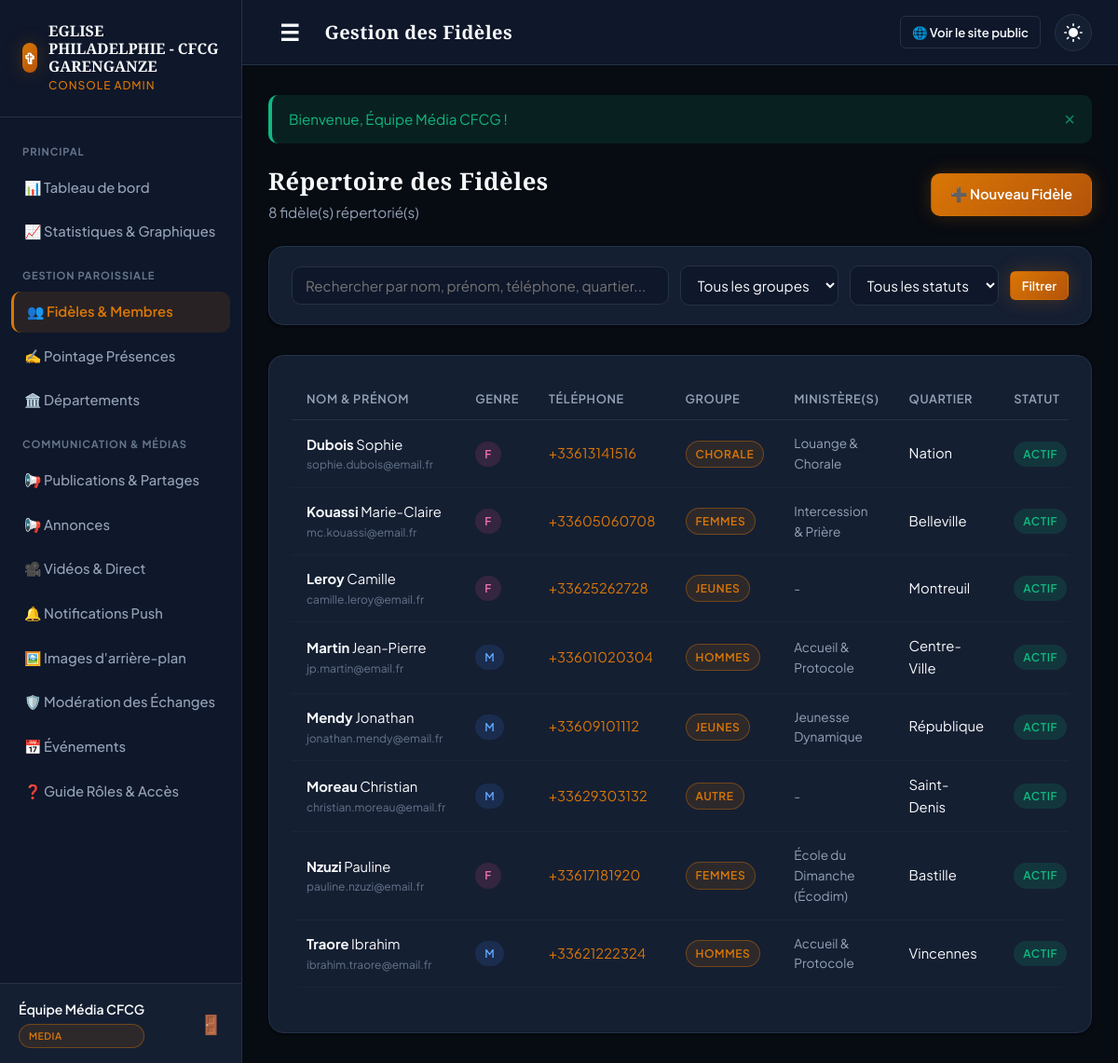
/admin/fideles.php (signed in), run on the app's committed database.
### tables this page shows
CREATE TABLE `eglise` (
  `id` int NOT NULL AUTO_INCREMENT,
  `nom` varchar(150) NOT NULL,
  `slogan` varchar(200) DEFAULT NULL,
  `adresse` varchar(255) DEFAULT NULL,
  `telephone` varchar(30) DEFAULT NULL,
  `email` varchar(100) DEFAULT NULL,
  `logo` varchar(255) DEFAULT NULL,
  `a_propos` text,
  `facebook_url` varchar(255) DEFAULT NULL,
  `youtube_url` varchar(255) DEFAULT NULL,
  `tiktok_url` varchar(255) DEFAULT NULL,
  `whatsapp` varchar(30) DEFAULT NULL,
  PRIMARY KEY (`id`)
);

CREATE TABLE `fideles` (
  `id` int NOT NULL AUTO_INCREMENT,
  `nom` varchar(100) NOT NULL,
  `prenom` varchar(100) DEFAULT NULL,
  `sexe` enum('M','F') DEFAULT NULL,
  `date_naissance` date DEFAULT NULL,
  `telephone` varchar(30) DEFAULT NULL,
  `email` varchar(100) DEFAULT NULL,
  `quartier` varchar(100) DEFAULT NULL,
  `groupe` enum('jeunes','hommes','femmes','enfants','chorale','autre') DEFAULT 'autre',
  `token_push` varchar(255) DEFAULT NULL,
  `recoit_notifications` tinyint(1) DEFAULT '1',
  `statut` enum('actif','inactif','visiteur') DEFAULT 'actif',
  `created_at` timestamp NULL DEFAULT CURRENT_TIMESTAMP,
  `updated_at` timestamp NULL DEFAULT CURRENT_TIMESTAMP ON UPDATE CURRENT_TIMESTAMP,
  PRIMARY KEY (`id`),
  UNIQUE KEY `telephone` (`telephone`),
  KEY `idx_fideles_groupe` (`groupe`),
  KEY `idx_fideles_recoit_notifs` (`recoit_notifications`)
);

### admin/fideles.php (the view, shortened to what the rows shown need)
<?php
require_once __DIR__ . '/../config/database.php';
require_once __DIR__ . '/../includes/functions.php';
require_once __DIR__ . '/../includes/db_helpers.php';
$action = $_GET['action'] ?? 'list';
$errors = [];
$fideleData = null;
$fideleDepts = [];
$where = ["1=1"];
$params = [];
$whereSql = implode(' AND ', $where);
$stmtFideles = db()->prepare("
    SELECT f.*,
           GROUP_CONCAT(d.nom SEPARATOR ', ') as departements_noms
    FROM fideles f
    LEFT JOIN fidele_departements fd ON f.id = fd.fidele_id
    LEFT JOIN departements d ON fd.departement_id = d.id
    WHERE $whereSql
    GROUP BY f.id
    ORDER BY f.nom ASC, f.prenom ASC
");
$stmtFideles->execute($params);
$fidelesList = $stmtFideles->fetchAll();
$allDepartements = db()->query("SELECT id, nom FROM departements WHERE actif = 1 ORDER BY nom ASC")->fetchAll();
include __DIR__ . '/../templates/admin_header.php';
?>
<?php if ($action === 'create' || $action === 'edit'): ?>
    <div style="max-width: 800px; margin: 0 auto;">
        <div style="display: flex; justify-content: space-between; align-items: center; margin-bottom: 1.5rem;">
            <h2 style="font-size: 1.5rem; margin: 0;">
                <?= $action === 'edit' ? '✏️ Modifier la Fiche du Fidèle' : '➕ Nouveau Fidèle' ?>
            </h2>
            <a href="<?= ADMIN_URL ?>/fideles.php" class="btn btn-outline btn-sm">&larr; Retour à la liste</a>
        </div>
        <?php if (!empty($errors)): ?>
            <div class="alert alert-danger">
                <ul style="margin: 0; padding-left: 20px;">
                    <?php foreach ($errors as $e): ?>
                        <li><?= e($e) ?></li>
                    <?php endforeach; ?>
                </ul>
            </div>
        <?php endif; ?>
        <div class="card" style="padding: 2rem;">
            <form method="POST" action="<?= ADMIN_URL ?>/fideles.php">
                <?= csrf_field() ?>
                <input type="hidden" name="post_action" value="save">
                <input type="hidden" name="id" value="<?= $fideleData['id'] ?? 0 ?>">
                <div class="grid grid-cols-2" style="margin-bottom: 1rem;">
                    <div class="form-group">
                        <label for="nom" class="form-label">Nom de Famille *</label>
                        <input type="text" id="nom" name="nom" class="form-control" required
                               value="<?= e($fideleData['nom'] ?? ($_POST['nom'] ?? '')) ?>">
                    </div>
                    <div class="form-group">
                        <label for="prenom" class="form-label">Prénom(s)</label>
                        <input type="text" id="prenom" name="prenom" class="form-control"
                               value="<?= e($fideleData['prenom'] ?? ($_POST['prenom'] ?? '')) ?>">
                    </div>
                </div>
                <div class="grid grid-cols-3" style="margin-bottom: 1rem;">
                    <div class="form-group">
                        <label for="sexe" class="form-label">Genre</label>
                        <select id="sexe" name="sexe" class="form-control">
                            <option value="M" <?= ($fideleData['sexe'] ?? '') === 'M' ? 'selected' : '' ?>>Homme (M)</option>
                            <option value="F" <?= ($fideleData['sexe'] ?? '') === 'F' ? 'selected' : '' ?>>Femme (F)</option>
                        </select>
                    </div>
                    <div class="form-group">
                        <label for="date_naissance" class="form-label">Date de Naissance</label>
                        <input type="date" id="date_naissance" name="date_naissance" class="form-control"
                               value="<?= e($fideleData['date_naissance'] ?? ($_POST['date_naissance'] ?? '')) ?>">
                    </div>
                    <div class="form-group">
                        <label for="groupe" class="form-label">Groupe d'Appartenance</label>
                        <select id="groupe" name="groupe" class="form-control">
                            <?php
                                $groupes = ['jeunes' => 'Jeunes', 'hommes' => 'Hommes', 'femmes' => 'Femmes', 'enfants' => 'Enfants', 'chorale' => 'Chorale', 'autre' => 'Autre'];
                                foreach ($groupes as $gKey => $gLabel):
                            ?>
                                <option value="<?= $gKey ?>" <?= ($fideleData['groupe'] ?? '') === $gKey ? 'selected' : '' ?>><?= $gLabel ?></option>
                            <?php endforeach; ?>
                        </select>
                    </div>
                </div>
                <div class="grid grid-cols-2" style="margin-bottom: 1rem;">
                    <div class="form-group">
                        <label for="telephone" class="form-label">Numéro de Téléphone (WhatsApp)</label>
                        <input type="tel" id="telephone" name="telephone" class="form-control" placeholder="+33 6 12 34 56 78"
                               value="<?= e($fideleData['telephone'] ?? ($_POST['telephone'] ?? '')) ?>">
                    </div>
                    <div class="form-group">
                        <label for="email" class="form-label">Adresse E-mail</label>
                        <input type="email" id="email" name="email" class="form-control" placeholder="fidele@email.fr"
                               value="<?= e($fideleData['email'] ?? ($_POST['email'] ?? '')) ?>">
                    </div>
                </div>
                <div class="grid grid-cols-2" style="margin-bottom: 1.5rem;">
                    <div class="form-group">
                        <label for="quartier" class="form-label">Quartier / Ville de Résidence</label>
                        <input type="text" id="quartier" name="quartier" class="form-control" placeholder="Ex : Belleville, Montreuil..."
                               value="<?= e($fideleData['quartier'] ?? ($_POST['quartier'] ?? '')) ?>">
                    </div>
                    <div class="form-group">
                        <label for="statut" class="form-label">Statut Membre</label>
                        <select id="statut" name="statut" class="form-control">
                            <option value="actif" <?= ($fideleData['statut'] ?? '') === 'actif' ? 'selected' : '' ?>>Membre Actif</option>
                            <option value="visiteur" <?= ($fideleData['statut'] ?? '') === 'visiteur' ? 'selected' : '' ?>>Nouveau Visiteur</option>
                            <option value="inactif" <?= ($fideleData['statut'] ?? '') === 'inactif' ? 'selected' : '' ?>>Inactif / Transféré</option>
                        </select>
                    </div>
                </div>
                <div class="form-group" style="margin-bottom: 2rem;">
                    <label class="form-label">Départements / Ministères d'engagement</label>
                    <div style="display: grid; grid-template-columns: repeat(2, minmax(0, 1fr)); gap: 10px; background: var(--bg-surface); padding: 1rem; border-radius: var(--radius-md); border: 1px solid var(--border-color);">
                        <?php foreach ($allDepartements as $d): ?>
                            <label style="display: flex; align-items: center; gap: 8px; font-size: 0.9rem; cursor: pointer;">
                                <input type="checkbox" name="departements[]" value="<?= $d['id'] ?>"
                                       <?= in_array($d['id'], $fideleDepts, true) ? 'checked' : '' ?>
                                       style="accent-color: var(--gold-primary); width: 16px; height: 16px;">
                                <?= e($d['nom']) ?>
                            </label>
                        <?php endforeach; ?>
                    </div>
                </div>
                <div style="display: flex; gap: 12px;">
                    <button type="submit" class="btn btn-primary btn-lg">
                        💾 Enregistrer la fiche
                    </button>
                    <a href="<?= ADMIN_URL ?>/fideles.php" class="btn btn-outline btn-lg">Annuler</a>
                </div>
            </form>
        </div>
    </div>
<?php else: ?>
    <div style="display: flex; justify-content: space-between; align-items: center; flex-wrap: wrap; gap: 15px; margin-bottom: 1.5rem;">
        <div>
            <h2 style="font-size: 1.6rem; margin-bottom: 4px;">Répertoire des Fidèles</h2>
        </div>
    </div>
    <div class="card">
        <div class="table-responsive">
            <table class="table">
                <thead>
                    <tr>
                        <th>Nom & Prénom</th>
                        <th>Genre</th>
                        <th>Téléphone</th>
                        <th>Groupe</th>
                        <th>Ministère(s)</th>
                        <th>Quartier</th>
                        <th>Statut</th>
                    </tr>
                </thead>
                <tbody>
                    <?php if (empty($fidelesList)): ?>
                        <tr>
                            <td colspan="8" style="text-align: center; padding: 2.5rem; color: var(--text-muted);">
                                Aucun fidèle ne correspond à vos filtres.
                            </td>
                        </tr>
                    <?php else: ?>
                        <?php foreach ($fidelesList as $f): ?>
                            <tr>
                                <td>
                                    <strong><?= e($f['nom']) ?></strong> <?= e($f['prenom'] ?? '') ?>
                                    <?php if (!empty($f['email'])): ?>
                                        <div style="font-size: 0.75rem; color: var(--text-muted);"><?= e($f['email']) ?></div>
                                    <?php endif; ?>
                                </td>
                                <td>
                                    <span class="badge" style="background: <?= ($f['sexe'] ?? 'M') === 'F' ? 'rgba(236, 72, 153, 0.15)' : 'rgba(59, 130, 246, 0.15)' ?>; color: <?= ($f['sexe'] ?? 'M') === 'F' ? '#F472B6' : '#60A5FA' ?>;">
                                        <?= $f['sexe'] ?? 'M' ?>
                                    </span>
                                </td>
                                <td>
                                    <?php if (!empty($f['telephone'])): ?>
                                        <a href="tel:<?= e($f['telephone']) ?>" style="color: var(--gold-primary);">
                                            <?= e($f['telephone']) ?>
                                        </a>
                                    <?php else: ?>
                                        <span style="color: var(--text-muted);">-</span>
                                    <?php endif; ?>
                                </td>
                                <td>
                                    <span class="badge badge-gold">
                                        <?= ucfirst(e($f['groupe'])) ?>
                                    </span>
                                </td>
                                <td style="font-size: 0.85rem; color: var(--text-secondary);">
                                    <?= e($f['departements_noms'] ?: '-') ?>
                                </td>
                                <td><?= e($f['quartier'] ?: '-') ?></td>
                                <td>
                                    <span class="badge <?= $f['statut'] === 'actif' ? 'badge-success' : ($f['statut'] === 'visiteur' ? 'badge-warning' : 'badge-outline') ?>">
                                        <?= ucfirst(e($f['statut'])) ?>
                                    </span>
                                </td>
                            </tr>
                        <?php endforeach; ?>
                    <?php endif; ?>
                </tbody>
            </table>
        </div>
    </div>
<?php endif; ?>
<?php include __DIR__ . '/../templates/admin_footer.php'; ?>

### templates/admin_sidebar.php (shortened to what the rows shown need)
<aside class="admin-sidebar" id="admin-sidebar">
    <a href="<?= ADMIN_URL ?>/index.php" class="sidebar-brand">
        <div class="brand-text">
            <span class="brand-title" style="font-size: 1rem;"><?= e($church['nom'] ?? 'Église App') ?></span>
            <span class="brand-subtitle">Console Admin</span>
        </div>
    </a>
</aside>

### data on the page
eglise: nom "EGLISE PHILADELPHIE - CFCG GARENGANZE"
fideles: nom "Dubois", prenom "Sophie", email "sophie.dubois@email.fr", sexe "F", telephone "+33613141516", groupe "CHORALE", departements_noms "Louange & Chorale", quartier "Nation", statut "ACTIF"
fideles: nom "Kouassi", prenom "Marie-Claire", email "mc.kouassi@email.fr", sexe "F", telephone "+33605060708", groupe "FEMMES", departements_noms "Intercession & Prière", quartier "Belleville", statut "ACTIF"
fideles: nom "Leroy", prenom "Camille", email "camille.leroy@email.fr", sexe "F", telephone "+33625262728", groupe "JEUNES", departements_noms "-", quartier "Montreuil", statut "ACTIF"
fideles: nom "Martin", prenom "Jean-Pierre", email "jp.martin@email.fr", sexe "M", telephone "+33601020304", groupe "HOMMES", departements_noms "Accueil & Protocole", quartier "Centre-Ville", statut "ACTIF"
fideles: nom "Mendy", prenom "Jonathan", email "jonathan.mendy@email.fr", sexe "M", telephone "+33609101112", groupe "JEUNES", departements_noms "Jeunesse Dynamique", quartier "République", statut "ACTIF"
fideles: nom "Moreau", prenom "Christian", email "christian.moreau@email.fr", sexe "M", telephone "+33629303132", groupe "AUTRE", departements_noms "-", quartier "Saint-Denis", statut "ACTIF"
fideles: nom "Nzuzi", prenom "Pauline", email "pauline.nzuzi@email.fr", sexe "F", telephone "+33617181920", groupe "FEMMES", departements_noms "École du Dimanche (Écodim)", quartier "Bastille", statut "ACTIF"
fideles: nom "Traore", prenom "Ibrahim", email "ibrahim.traore@email.fr", sexe "M", telephone "+33621222324", groupe "HOMMES", departements_noms "Accueil & Protocole", quartier "Vincennes", statut "ACTIF"

### other printed values
$currentUser['nom'] "Équipe Média CFCG"
$currentUser['role'] "MEDIA"
$adminHeaderTitle "Gestion des Fidèles"
$flash['message'] "Bienvenue, Équipe Média CFCG !"
count($fidelesList) "8"
